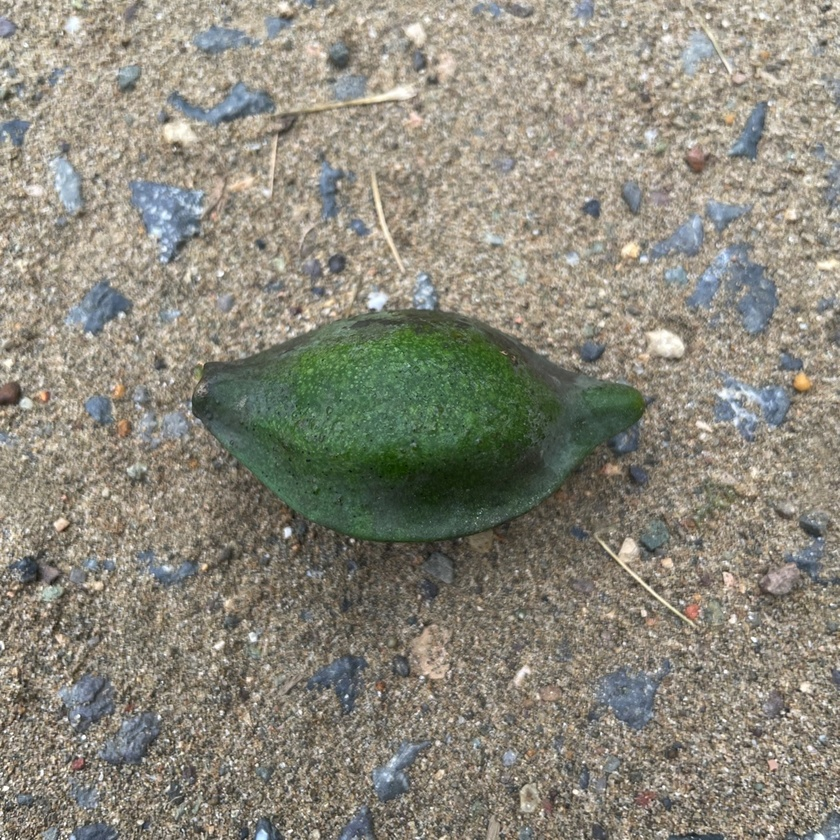
#> input picture ml/test_images/talisay1.jpg, 840 x 840 px, shrunk from 1024 x 1024 before the run
$ python dimension_estimator.py ../test_images/talisay1.jpg   (older library calls are emulated)
#> lines starting #> are read from the running program, lines starting #| are printed output that depends on the picture; after the words box and inside, x2 and y2 are one past the last pixel; in counts of white or black regions, pixels touching at a corner belong together
"""
Advanced Dimension Estimation for Talisay Fruit
Uses reference object detection for accurate real-world measurements
"""

import cv2
import numpy as np
from pathlib import Path
from typing import Tuple, Dict, Optional, Union
from PIL import Image


# Known reference object sizes (in cm)
REFERENCE_OBJECTS = {
    # Philippine Peso Coins - New Generation Currency (NGC) Series 2017-present
    "peso_1_new": {"diameter": 2.0, "name": "₱1 Coin (Silver, New)", "color": "silver"},
    "peso_5_new": {"diameter": 2.4, "name": "₱5 Coin (Silver, New)", "color": "silver"},  # RECOMMENDED
    "peso_10_new": {"diameter": 2.45, "name": "₱10 Coin (Silver/Gold, New)", "color": "bimetallic"},
    "peso_20_new": {"diameter": 2.8, "name": "₱20 Coin (Silver/Gold, New)", "color": "bimetallic"},

    # Philippine Peso Coins - Old Series (pre-2017)
    "peso_1_old": {"diameter": 2.4, "name": "₱1 Coin (Brass, Old)", "color": "gold"},
    "peso_5_old": {"diameter": 2.5, "name": "₱5 Coin (Brass, Old)", "color": "gold"},
    "peso_10_old": {"diameter": 2.7, "name": "₱10 Coin (Bimetallic, Old)", "color": "bimetallic"},

    # Aliases for convenience
    "peso_1": {"diameter": 2.0, "name": "₱1 Coin (New Silver)", "color": "silver"},
    "peso_5": {"diameter": 2.4, "name": "₱5 Coin (New Silver)", "color": "silver"},
    "peso_10": {"diameter": 2.45, "name": "₱10 Coin (New)", "color": "bimetallic"},
    "peso_20": {"diameter": 2.8, "name": "₱20 Coin (New)", "color": "bimetallic"},

    # Other reference objects
    "credit_card": {"width": 8.56, "height": 5.398, "name": "Credit/ID Card"},
    "a4_paper": {"width": 21.0, "height": 29.7, "name": "A4 Paper"},
    "aruco_4x4": {"size": 5.0, "name": "ArUco Marker 5cm"},  # Default ArUco size
}


class DimensionEstimator:
    """
    Estimates real-world dimensions of Talisay fruit from images.

    Methods:
    1. Reference Object Method - Uses known-size object (coin, card) in image
    2. ArUco Marker Method - Uses printed ArUco marker for precise calibration
    3. Contour Analysis Method - Estimates relative size (less accurate)
    4. ML-Based Method - Trained regression model (requires training data)
    """

    def __init__(self, reference_type: str = "peso_5"):
        """
        Initialize the dimension estimator.

        Args:
            reference_type: Type of reference object used
                           ("peso_1", "peso_5", "peso_10", "peso_20",
                            "credit_card", "aruco_4x4")
        """
        self.reference_type = reference_type
        self.reference_info = REFERENCE_OBJECTS.get(reference_type, REFERENCE_OBJECTS["peso_5"])
        self.pixels_per_cm = None
        self.aruco_dict = None
        self.aruco_params = None

        # Initialize ArUco detector if available
        try:
            self.aruco_dict = cv2.aruco.getPredefinedDictionary(cv2.aruco.DICT_4X4_50)
            self.aruco_params = cv2.aruco.DetectorParameters()
        except:
            pass

    def estimate_from_image(
        self,
        image: Union[str, Path, np.ndarray, Image.Image],
        reference_method: str = "auto"
    ) -> Dict:
        """
        Estimate fruit dimensions from an image.

        Args:
            image: Input image (path, numpy array, or PIL Image)
            reference_method: Detection method
                             "auto" - Try all methods
                             "coin" - Look for circular reference (coin)
                             "card" - Look for rectangular reference (card)
                             "aruco" - Look for ArUco markers
                             "contour" - Contour-based estimation (no reference)

        Returns:
            Dictionary with estimated dimensions
        """
        # Load image
        img = self._load_image(image)
        if img is None:
            return {"error": "Could not load image", "success": False}

        result = {
            "success": False,
            "method_used": None,
            "pixels_per_cm": None,
            "length_cm": None,
            "width_cm": None,
            "area_cm2": None,
            "fruit_contour": None,
            "reference_detected": False,
            "confidence": 0.0
        }

        # Try different methods based on preference
        if reference_method == "auto":
            # Try ArUco first (most accurate)
            aruco_result = self._detect_aruco(img)
            if aruco_result["detected"]:
                result.update(aruco_result)
                result["method_used"] = "aruco"
                result["reference_detected"] = True
            else:
                # Try coin detection
                coin_result = self._detect_coin_reference(img)
                if coin_result["detected"]:
                    result.update(coin_result)
                    result["method_used"] = "coin"
                    result["reference_detected"] = True
                else:
                    # Try card detection
                    card_result = self._detect_card_reference(img)
                    if card_result["detected"]:
                        result.update(card_result)
                        result["method_used"] = "card"
                        result["reference_detected"] = True
                    else:
                        # Fall back to contour estimation
                        contour_result = self._estimate_from_contour(img)
                        result.update(contour_result)
                        result["method_used"] = "contour_estimation"

        elif reference_method == "aruco":
            aruco_result = self._detect_aruco(img)
            result.update(aruco_result)
            result["method_used"] = "aruco"
            result["reference_detected"] = aruco_result["detected"]

        elif reference_method == "coin":
            coin_result = self._detect_coin_reference(img)
            result.update(coin_result)
            result["method_used"] = "coin"
            result["reference_detected"] = coin_result["detected"]

        elif reference_method == "card":
            card_result = self._detect_card_reference(img)
            result.update(card_result)
            result["method_used"] = "card"
            result["reference_detected"] = card_result["detected"]

        else:  # contour
            contour_result = self._estimate_from_contour(img)
            result.update(contour_result)
            result["method_used"] = "contour_estimation"

        # Estimate fruit dimensions if we have pixels_per_cm
        if result.get("pixels_per_cm"):
            fruit_dims = self._measure_fruit(img, result["pixels_per_cm"])
            result.update(fruit_dims)
            result["success"] = True

        return result

    def _load_image(self, image) -> Optional[np.ndarray]:
        """Load image from various sources."""
#> called with image = '../test_images/talisay1.jpg'
        if isinstance(image, (str, Path)):
            img = cv2.imread(str(image))
#> img is the input picture: shape (840, 840, 3); mean B, G, R 123.6, 136.7, 140.2
            return img
        elif isinstance(image, Image.Image):
            return cv2.cvtColor(np.array(image), cv2.COLOR_RGB2BGR)
        elif isinstance(image, np.ndarray):
            if len(image.shape) == 3 and image.shape[2] == 3:
                return image
            return cv2.cvtColor(image, cv2.COLOR_GRAY2BGR)
        return None

    def _detect_aruco(self, img: np.ndarray) -> Dict:
        """Detect ArUco markers for precise calibration."""
        result = {"detected": False}

        if self.aruco_dict is None:
            return result

        gray = cv2.cvtColor(img, cv2.COLOR_BGR2GRAY)
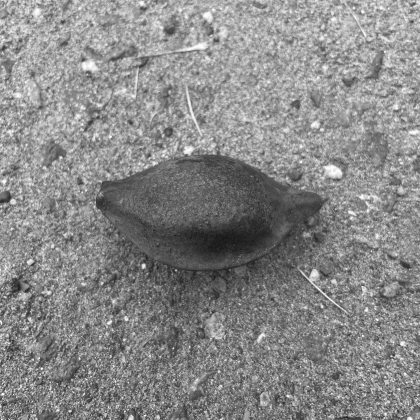
#> gray: shape (840, 840) (shown at 1/2 size); min 12, max 255, mean 136.3

        try:
            detector = cv2.aruco.ArucoDetector(self.aruco_dict, self.aruco_params)
            corners, ids, rejected = detector.detectMarkers(gray)
#> corners = (); ids = None; rejected = ([[339, 167], [369, 233], [335, 247], [313, 195]],)
#> in estimate_from_image, `aruco_result = self._detect_aruco(img)`: aruco_result = {'detected': False}
        except:
            # Fallback for older OpenCV versions
            corners, ids, rejected = cv2.aruco.detectMarkers(
                gray, self.aruco_dict, parameters=self.aruco_params
            )

        if ids is not None and len(ids) > 0:
            # Get marker size in pixels
            marker_corners = corners[0][0]
            marker_width_px = np.linalg.norm(marker_corners[0] - marker_corners[1])
            marker_height_px = np.linalg.norm(marker_corners[1] - marker_corners[2])
            marker_size_px = (marker_width_px + marker_height_px) / 2

            # Calculate pixels per cm
            marker_size_cm = self.reference_info.get("size", 5.0)
            pixels_per_cm = marker_size_px / marker_size_cm

            result["detected"] = True
            result["pixels_per_cm"] = pixels_per_cm
            result["marker_id"] = int(ids[0][0])
            result["marker_corners"] = marker_corners
            result["confidence"] = 0.95  # ArUco is very accurate

        return result

    def _detect_coin_reference(self, img: np.ndarray) -> Dict:
        """
        Detect ₱5 Silver Coin (NEW - 25mm diameter) as size reference.

        DETECTION RULES:
        - Circle on LEFT side of image (x < 45% of width)
        - Silver/metallic appearance (low-medium saturation, neutral hue)
        - Very uniform surface (std_gray < 45) - KEY differentiator from fruits
        - Reasonable size (6-20% of image width)

        COIN SPECIFICATIONS:
        - ₱5 New Silver Coin: 25mm diameter

        RECOMMENDED PHOTO SETUP:
        - Coin on LEFT side, fruit on RIGHT side
        - Fill 60-80% of frame with coin and fruit
        - Use plain white/neutral background
        - Take photo from directly above (top-down view)
        """
        result = {"detected": False, "coin_type": None}

        gray = cv2.cvtColor(img, cv2.COLOR_BGR2GRAY)
        hsv = cv2.cvtColor(img, cv2.COLOR_BGR2HSV)
#> hsv: shape (840, 840, 3); mean H, S, V 30.7, 42.5, 144.2

        # Apply bilateral filter to reduce noise while preserving edges
        blurred = cv2.bilateralFilter(gray, 9, 75, 75)
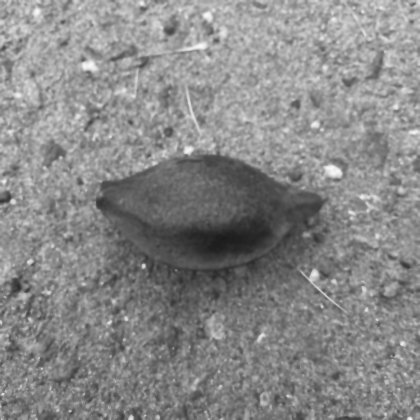
#> blurred: shape (840, 840) (shown at 1/2 size); min 27, max 251, mean 136.1

        h, w = img.shape[:2]

        # Calculate radius range based on image size
        # Coin should be 6-20% of image width for proper detection
        min_radius = max(20, int(w * 0.03))
        max_radius = min(250, int(w * 0.12))

        # Try multiple Hough parameters for robustness
        all_circles = []
        for param2 in [35, 45, 55]:
            circles = cv2.HoughCircles(
                blurred,
                cv2.HOUGH_GRADIENT,
                dp=1.2,
                minDist=80,
                param1=100,
                param2=param2,
                minRadius=min_radius,
                maxRadius=max_radius
            )
            if circles is not None:
                for c in circles[0]:
                    all_circles.append(c)
#> after the loop, all_circles = 87 items, first 6: [109.8, 724.2, 97.96], [707.4, 737.4, 96.64], [131.4, 637.8, 99.28], [237, 730.2, 90.04], [346.2, 744.6, 91.36], [665.4, 667.8, 99.28]

        if not all_circles:
            return result

        # Remove duplicate circles (same center within 20px)
        unique_circles = []
        for c in all_circles:
            is_duplicate = False
            for uc in unique_circles:
                dist = np.sqrt((c[0] - uc[0])**2 + (c[1] - uc[1])**2)
                if dist < 20:
                    is_duplicate = True
                    break
            if not is_duplicate:
                unique_circles.append(c)
#> this loop made 87 passes
#> after the loop, unique_circles = 76 items, first 6: [109.8, 724.2, 97.96], [707.4, 737.4, 96.64], [131.4, 637.8, 99.28], [237, 730.2, 90.04], [346.2, 744.6, 91.36], [665.4, 667.8, 99.28]

        # Find the best coin candidate
        best_circle = None
        best_score = 0

        for circle in unique_circles:
            x, y, r = int(circle[0]), int(circle[1]), int(circle[2])
            diameter_px = 2 * r

            # RULE 1: Circle must be fully within image bounds (with margin)
            margin = 10
            if x - r < margin or x + r >= w - margin or y - r < margin or y + r >= h - margin:
                continue

            # RULE 2: Must be on LEFT 45% of image
            position_x_ratio = x / w
            if position_x_ratio > 0.45:
                continue

            # RULE 3: Size must be reasonable (6-20% of image width)
            size_ratio = diameter_px / w
            if not (0.06 < size_ratio < 0.22):
                continue

            # Analyze the circular region
            mask = np.zeros(gray.shape, dtype=np.uint8)
            cv2.circle(mask, (x, y), r, 255, -1)
            region_gray = gray[mask > 0]
            region_hsv = hsv[mask > 0]

            if len(region_gray) < 300:
                continue

            mean_hue = np.mean(region_hsv[:, 0])
            mean_sat = np.mean(region_hsv[:, 1])
            mean_val = np.mean(region_hsv[:, 2])
            std_gray = np.std(region_gray)

            # Compute gradient magnitude (coins have texture from minting)
            gradient = cv2.Laplacian(gray, cv2.CV_64F)
            gradient_std = np.std(gradient[mask > 0])

            # ===== SILVER COIN DETECTION =====
            # Silver coin characteristics (under typical indoor/warm lighting):
            # 1. Medium saturation (50-90) - metallic with warm reflection
            # 2. Neutral hue (< 30 or > 165) - gray/silver base tones
            # 3. Reasonably uniform (std_gray < 48) - KEY differentiator from fruit
            # 4. Moderate brightness (45 < V < 170) - not washed out
            # 5. Gradient std > 35 - real coins have embossing/texture

            # REJECT: Definite green (plants/fruits)
            if 35 < mean_hue < 90 and mean_sat > 25:
                continue

            # REJECT: Too much texture (fruits have more texture)
            if std_gray > 55:
                continue

            # REJECT: Washed-out background areas (too bright)
            if mean_val > 175:
                continue

            # REJECT: Too dark areas
            if mean_val < 40:
                continue

            # REJECT: Featureless areas (no coin embossing/details)
            # Real coins have gradient_std > 35 from minting patterns
            if gradient_std < 35:
                continue

            # REJECT: Low saturation areas (washed out gray backgrounds)
            # Real coins under warm lighting have saturation > 45
            if mean_sat < 45:
                continue

            # REJECT: High saturation areas (fruit colors)
            # Real silver coins have saturation < 95
            if mean_sat > 95:
                continue

            # CHECK: Is this silver/metallic coin?
            is_neutral_hue = (mean_hue < 30) or (mean_hue > 165)  # Neutral hue with tolerance
            is_medium_saturation = 45 < mean_sat < 95  # Coins have moderate saturation
            is_uniform = std_gray < 48  # Reasonably uniform
            is_reasonable_brightness = 45 < mean_val < 170  # Reasonable brightness range
            is_textured_coin = gradient_std > 35  # Has coin embossing

            if not (is_neutral_hue and is_medium_saturation and is_uniform and
                    is_reasonable_brightness and is_textured_coin):
                continue

            # Calculate confidence score
            score = 0.0

            # Position score: prefer left side (0.20 max)
            position_score = (0.45 - position_x_ratio) / 0.45
            score += position_score * 0.20

            # Uniformity score: lower std is better (0.25 max)
            uniformity_score = max(0, 1.0 - std_gray / 48)
            score += uniformity_score * 0.25

            # Metallic score: optimal saturation 55-80 (0.20 max)
            if 55 <= mean_sat <= 80:
                score += 0.20
            elif 45 < mean_sat < 95:
                score += 0.12

            # Texture score: coins have gradient_std 40-100 (0.15 max)
            if 40 <= gradient_std <= 100:
                score += 0.15
            elif gradient_std > 35:
                score += 0.08

            # Size score: optimal is 8-18% of width (0.20 max)
            if 0.08 < size_ratio < 0.18:
                score += 0.20
            elif 0.06 < size_ratio < 0.22:
                score += 0.12
            else:
                score += 0.05

            if score > best_score:
                best_score = score
                best_circle = (x, y, r)
#> this loop made 76 passes
#> (circle, x, y, r, diameter_px, position_x_ratio, size_ratio, mean_hue) on pass 47: ([172.2, 475.8, 38.44], 172, 475, 38, 76, 0.205, 0.0905, 19.75)
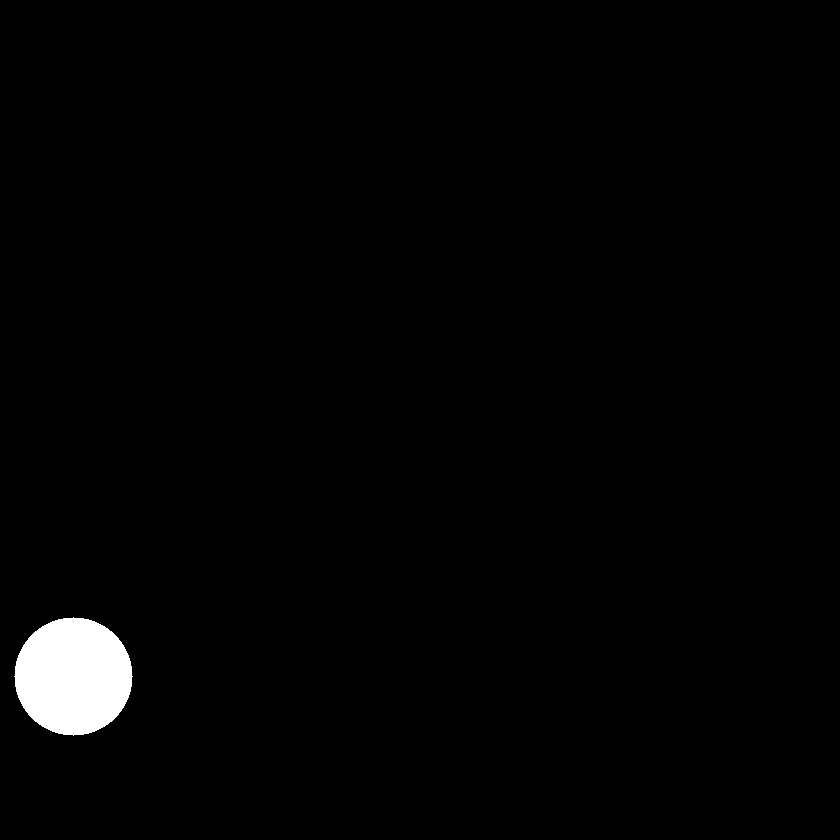
#> mask: shape (840, 840); 1.5% white; 1 white region, box (x1, y1, x2, y2) and area: (14, 617, 133, 736) 10913
#> after the loop, best_score = 0.621

        # Require minimum score of 0.50 to confirm detection
        if best_circle is not None and best_score >= 0.50:
            x, y, r = best_circle
#> x = 172; y = 475; r = 38
            diameter_px = 2 * r
#> diameter_px = 76

            # ₱5 Silver Coin (NEW): 25mm diameter
            coin_diameter_mm = 25
            coin_diameter_cm = 2.5

            pixels_per_mm = diameter_px / coin_diameter_mm
#> pixels_per_mm = 3.04
            pixels_per_cm = pixels_per_mm * 10
#> pixels_per_cm = 30.4
#> in estimate_from_image, `coin_result = self._detect_coin_reference(img)`: coin_result = 10 items

            result["detected"] = True
            result["pixels_per_cm"] = pixels_per_cm
            result["coin_center"] = (x, y)
            result["coin_radius"] = r
            result["coin_diameter_px"] = diameter_px
            result["coin_type"] = "silver_new"
            result["coin_name"] = "₱5 Silver Coin (25mm)"
            result["coin_diameter_cm"] = coin_diameter_cm
            result["detection_score"] = best_score
            result["confidence"] = min(0.95, 0.5 + best_score * 0.5)

        return result

    # [60 lines left out: functions _detect_card_reference, _estimate_from_contour, not called in this run]

    def _segment_fruit(self, img: np.ndarray) -> Tuple[Optional[np.ndarray], Optional[np.ndarray]]:
        """Segment the fruit from background."""
        # Convert to HSV
        hsv = cv2.cvtColor(img, cv2.COLOR_BGR2HSV)

        # Create mask for green/yellow/brown colors (fruit colors)
        # Green range
        mask_green = cv2.inRange(hsv, (25, 30, 30), (90, 255, 255))
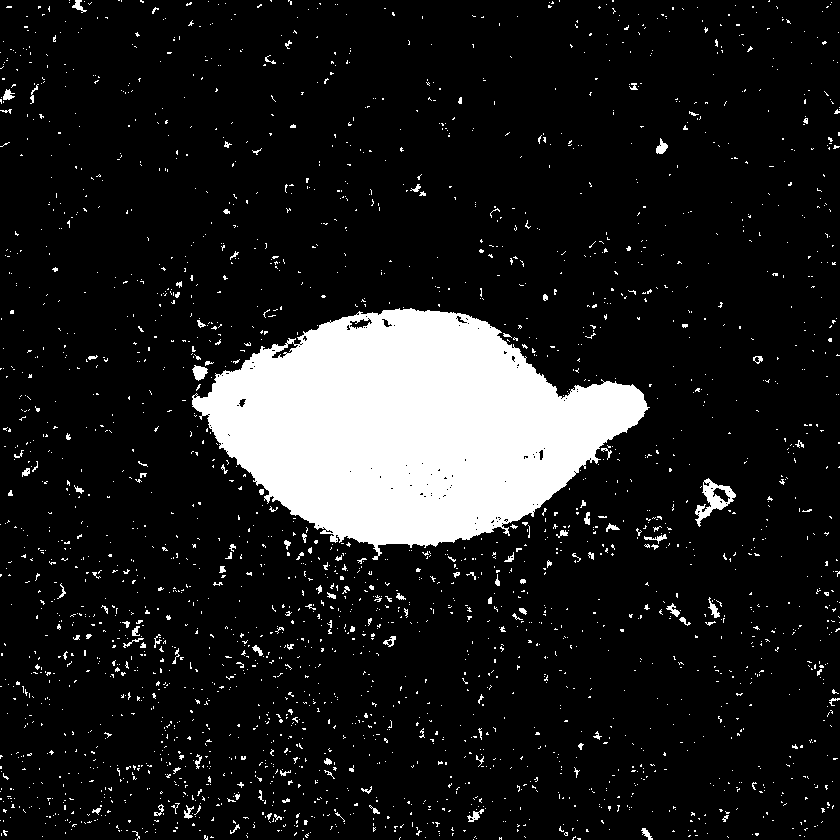
#> mask_green: shape (840, 840); 11.9% white; 2562 white regions (2433 under 20 px), largest, box (x1, y1, x2, y2) and area: (192, 308, 650, 560) 69433, (695, 478, 736, 527) 694, (192, 365, 208, 381) 161
        # Yellow range
        mask_yellow = cv2.inRange(hsv, (15, 50, 50), (35, 255, 255))
#> mask_yellow: shape (840, 840); 14.1% white; 5377 white regions (4475 under 20 px), largest, box (x1, y1, x2, y2) and area: (445, 506, 554, 588) 2103, (539, 456, 631, 523) 1841, (688, 456, 766, 540) 1617
        # Brown range
        mask_brown = cv2.inRange(hsv, (5, 30, 30), (25, 200, 200))
#> mask_brown: shape (840, 840); 56.4% white; 4846 black regions (3907 under 20 px), largest, box (x1, y1, x2, y2) and area: (127, 268, 658, 610) 83168, (638, 179, 800, 340) 11895, (38, 656, 173, 840) 10226
#> (the rest of the program and of its run is left out)
